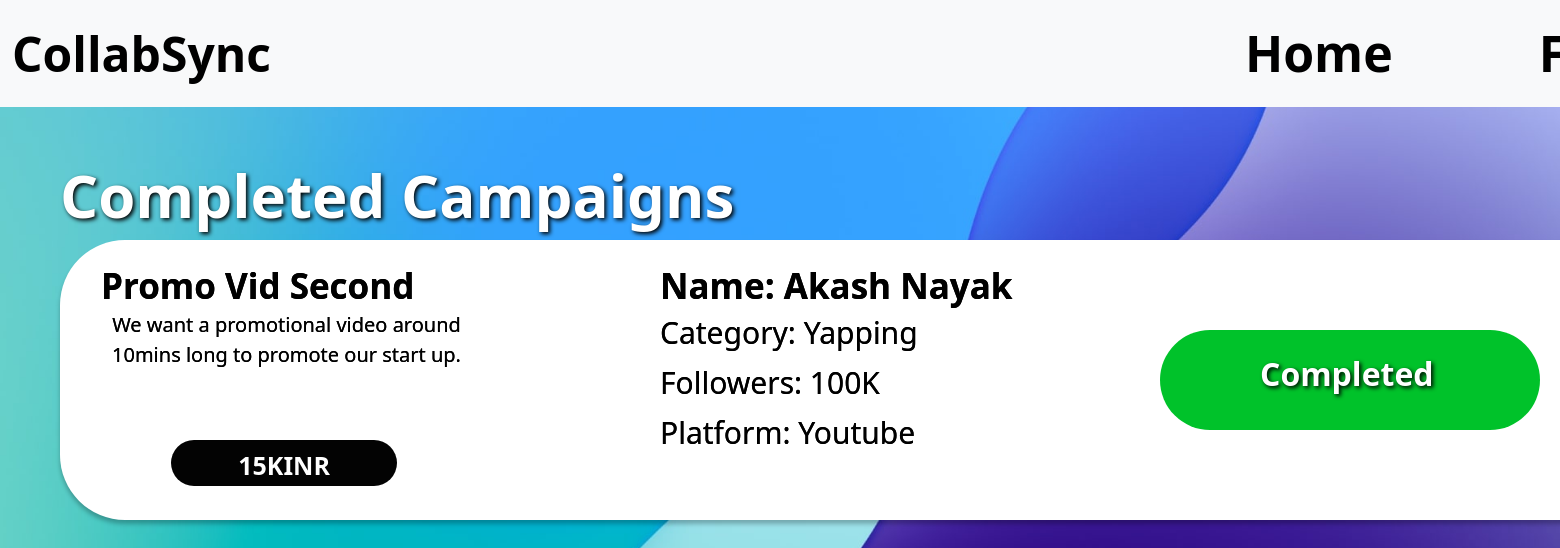
The app's page /influencercompletedcampaigns (signed in) with its own data.
### models.py (models this page shows)
class Completedcampaign(db.Model):
    __tablename__='completedcampaign'
    id=db.Column(db.Integer,primary_key=True)
    influencer_id=db.Column(db.Integer,unique=False,nullable=False)
    campaign_id=db.Column(db.Integer,unique=False,nullable=False)
    company_id=db.Column(db.Integer,unique=False,nullable=False)
    request_id=db.Column(db.Integer,unique=False,nullable=False)
    campaignname=db.Column(db.String(32),unique=False,nullable=False)
    campaigndescription=db.Column(db.String(100),unique=False,nullable=False)
    campaignbudget=db.Column(db.String(32),unique=False,nullable=False)
    companyname=db.Column(db.String(32),unique=False,nullable=False)
    influencerusername=db.Column(db.String(32),unique=False,nullable=False)
    influencername=db.Column(db.String(32),unique=False,nullable=False)
    influencercategory=db.Column(db.String(32),unique=False,nullable=False)
    influencerplatform=db.Column(db.String(32),unique=False,nullable=False)
    influencerfollowers=db.Column(db.String(32),unique=False,nullable=False)

### routes.py (the view)
@app.route('/influencercompletedcampaigns')
def influencercompletedcampaigns():
    if 'user_id' in session:
        user=Influencer.query.get(session['user_id'])
        influencer_id = user.id
        request=Completedcampaign.query.filter_by(influencer_id=influencer_id).all()
        return render_template('influencercompletedcampaigns.html',request=request)
    else:
        flash('Please login to continue')
        return redirect(url_for('login'))

### templates/influencercompletedcampaigns.html (shortened to what this page needs)
<!doctype html>
<html lang="en">
  <head>
    <link rel="stylesheet" href="/static/style.css">
    <link href="https://cdn.jsdelivr.net/npm/bootstrap@5.3.3/dist/css/bootstrap.min.css" rel="stylesheet">
  </head>
  <body>
      <nav class="navbar navbar-expand-lg bg-body-tertiary d-flex">
        <div class="container-fluid">
          <a class="navbar-brand" href="{{url_for('influencerhome')}}" style="float: left; color: rgb(0, 0, 0); font-size: 48px; font-family:system-ui, -apple-system, BlinkMacSystemFont, 'Segoe UI', Roboto, Oxygen, Ubuntu, Cantarell, 'Open Sans', 'Helvetica Neue', sans-serif; font-weight: 900; word-wrap: break-word">CollabSync</a>
          <div class="collapse navbar-collapse" id="navbarNavAltMarkup">
            <div class="navbar-nav">
                <a class="nav-link active" aria-current="page" href="{{url_for('influencerhome')}}" style="float: left; margin-left: 950px;color: rgb(0, 0, 0); font-size: 50px; font-family:system-ui, -apple-system, BlinkMacSystemFont, 'Segoe UI', Roboto, Oxygen, Ubuntu, Cantarell, 'Open Sans', 'Helvetica Neue', sans-serif; font-weight: 700">Home</a>
                <a class="nav-link active" aria-current="page" href="{{url_for('influencerfind')}}" style="float: left; margin-left: 130px;color: rgb(0, 0, 0); font-size: 50px; font-family:system-ui, -apple-system, BlinkMacSystemFont, 'Segoe UI', Roboto, Oxygen, Ubuntu, Cantarell, 'Open Sans', 'Helvetica Neue', sans-serif; font-weight: 700">Find</a>
            </div>
          </div>
        </div>
      </nav>
      <div class="AllCampaings" style=" text-shadow: 2px 2px 4px #000000; width: auto; height: auto; left: 60px; top: 150px; position: absolute; text-align: left; color: white; font-size: 60px; font-weight: 800; word-wrap: break-word;">Completed Campaigns
        <div class="products">
        {% for request in request%}
        <div class="Campaing4" style="width: 1600px; height: 309px; position: relative">
            <div class="Rectangle10" style="width: 1600px; height: 280px; left: 0px; top: 0px; position: absolute; background: white; box-shadow: 0px 4px 4px rgba(0, 0, 0, 0.25); border-radius: 65px; text-shadow: 0px 0px 0px #000000;"></div>
            <div class="Title" style="width: auto; height: 33px; left: 41px; top: 20px; position: absolute; text-align: center; color: black; font-size: 35px;  font-weight: 700; word-wrap: break-word; text-shadow: 0px 0px 0px #000000;">{{request.campaignname}}</div>
            <div class="Description" style="width: 385px; height: 119px; left: 34px; top: 70px; position: absolute; text-align: center; color: black; font-size: 20px; font-weight: 300; word-wrap: break-word; text-shadow: 0px 0px 0px #000000;">{{request.campaigndescription}}</div>
            <div class="Pay" style="width: auto; height: 46px; left: 111px; top: 200px; position: absolute; text-shadow: 0px 0px 0px #000000;">
              <div class="Rectangle11" style="width: 226.17px; height: 46px; left: 0px; top: 0px; position: absolute; background: #030303; border-radius: 50px"></div>
              <div class="KInr" style="width: 136.23px; height: 28px; left: 44.97px; top: 7px; position: absolute; text-align: center; color: white; font-size: 25px;  font-weight: 900; word-wrap: break-word">{{request.campaignbudget}}INR</div>
            </div>
            <div class="Title" style="width: auto; height: 33px; left: 600px; top: 20px; position: absolute; text-align: center; color: black; font-size: 35px;  font-weight: 700; word-wrap: break-word; text-shadow: 0px 0px 0px #000000;">Name: {{request.influencername}}</div>
            <div class="Description" style="width: auto; height: 119px; left: 600px; top: 70px; position: absolute; text-align: center; color: black; font-size: 30px; font-weight: 300; word-wrap: break-word; text-shadow: 0px 0px 0px #000000;">Category: {{request.influencercategory}}</div>
            <div class="Description" style="width: auto; height: 119px; left: 600px; top: 120px; position: absolute; text-align: center; color: black; font-size: 30px; font-weight: 300; word-wrap: break-word; text-shadow: 0px 0px 0px #000000;">Followers: {{request.influencerfollowers}}</div>
            <div class="Description" style="width: auto; height: 119px; left: 600px; top: 170px; position: absolute; text-align: center; color: black; font-size: 30px; font-weight: 300; word-wrap: break-word; text-shadow: 0px 0px 0px #000000;">Platform: {{request.influencerplatform}}</div>
            <div class="ApplyButton" style="width: 300px; height: 46px; left: 1100px; top: 100px; position: absolute">
                <div class="Rectangle11"  style="width: 380px; height: 100px; left: 0px; top: -10px; position: absolute; background: #00c22a; border-radius: 50px"></div>
                <div type="submit" value="Mark as Completed" class="Apply" style="width: auto; height: 46px; left: 100px; top: 10px; position: absolute; color: white; font-size: 32px; font-weight: 900; word-wrap: break-word;background-color:#00000000;border:none">Completed</div>
              </div>
        </div>
        {% endfor %}
        </div>
        </div>
  </body>
</html>

### static/style.css (style rules this page uses)
html, body { height: 100%; width: 100%; margin: 0; }
.navbar { font-family: 'Inter', system-ui, -apple-system, BlinkMacSystemFont, 'Segoe UI', Roboto, Oxygen, Ubuntu, Cantarell, 'Open Sans', 'Helvetica Neue', sans-serif; font-weight: 800; font-size: 48px; background-color: #7c8083; }
.navbar-brand { font-size: 48px; font-weight: 900; color: #000000; white-space: nowrap; }
.navbar-nav { display: flex; align-items: center; width: 100%; }
.nav-link { color: #000; font-size: 50px; white-space: nowrap; transition: color 0.3s; }

### templates/influencercompletedcampaigns.html (style rules this page uses)
body { background: url('/static/background.jpg') no-repeat center center fixed ; background-size: cover; background-color: #227bff; }
.products { display: flex; flex-wrap: wrap; justify-content: left; }

### records on screen
Completedcampaign: campaignname "Promo Vid Second", campaigndescription "We want a promotional video around 10mins long to promote our start up.", campaignbudget "15K", influencername "Akash Nayak", influencercategory "Yapping", influencerfollowers "100K", influencerplatform "Youtube"
